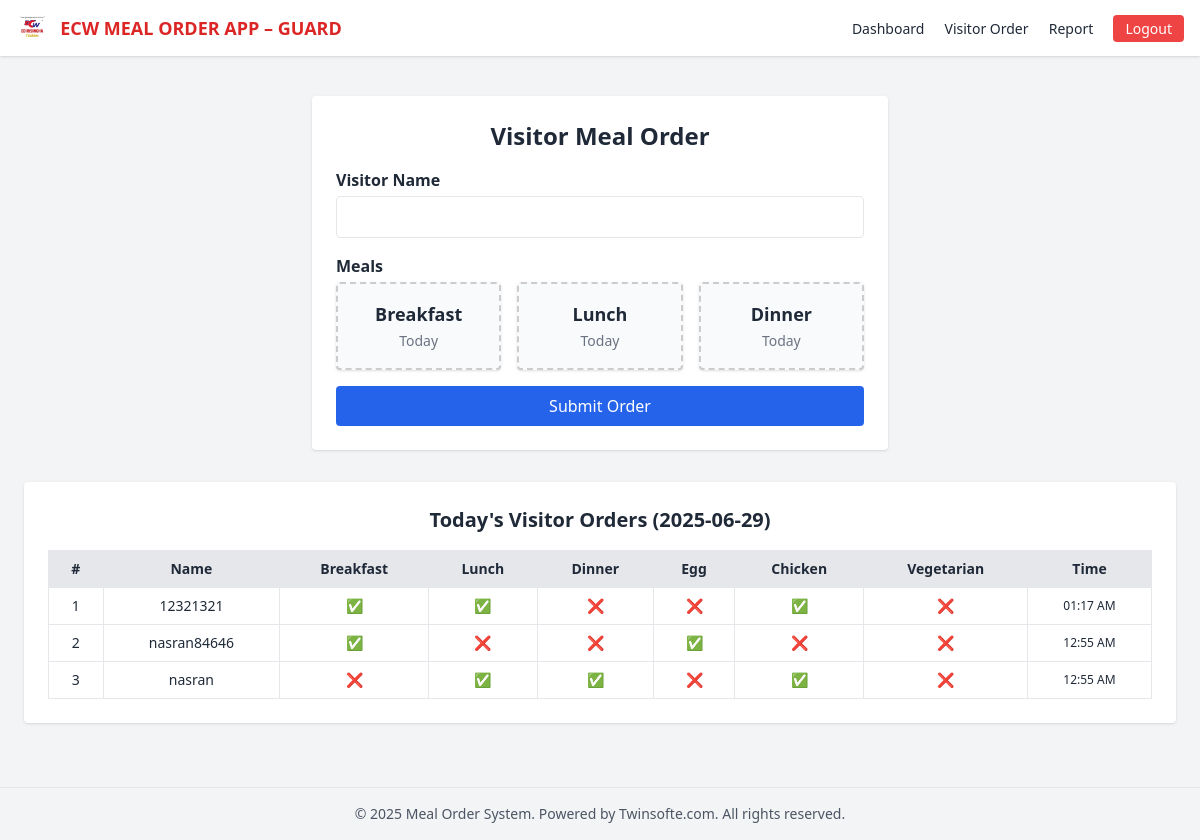
The app's page /guard_admin/visitor/visitor_order.php with its own data.
### tables this page shows
CREATE TABLE `visitor_orders` (
  `id` int(11) NOT NULL,
  `visitor_name` varchar(100) NOT NULL,
  `meal_date` date NOT NULL,
  `breakfast` tinyint(1) DEFAULT 0,
  `lunch` tinyint(1) DEFAULT 0,
  `dinner` tinyint(1) DEFAULT 0,
  `egg` tinyint(1) DEFAULT 0,
  `chicken` tinyint(1) DEFAULT 0,
  `vegetarian` tinyint(1) DEFAULT 0,
  `ordered_by_admin` varchar(100) DEFAULT NULL,
  `created_at` datetime DEFAULT current_timestamp(),
  `breakfast_received` tinyint(1) DEFAULT 0,
  `lunch_received` tinyint(1) DEFAULT 0,
  `dinner_received` tinyint(1) DEFAULT 0
);

### guard_admin/visitor/visitor_order.php (the view, shortened to what this page needs)
<?php
include_once '../../admin/db.php';
$today = date('Y-m-d');
$visitors = $conn->query("SELECT * FROM visitor_orders WHERE meal_date = '$today' ORDER BY created_at DESC");
?>
<!DOCTYPE html>
<html>
<head>
    <script src="https://cdn.tailwindcss.com"></script>
</head>
<body class="bg-gray-100 text-gray-800">
    <?php include '../include/topbar.php'; ?>
    <div class="max-w-xl mx-auto mt-10 bg-white p-6 rounded shadow">
        <h2 class="text-2xl font-bold mb-4 text-center">Visitor Meal Order</h2>
        <form method="POST" class="space-y-4">
            <div>
                <label for="visitor_name" class="font-semibold block mb-1">Visitor Name</label>
                <input type="text" name="visitor_name" id="visitor_name" class="w-full px-3 py-2 border rounded"
                    required>
            </div>
            <div>
                <label class="font-semibold block mb-1">Meals</label>
                <div class="grid grid-cols-3 gap-4 text-center">
                    <div class="meal-card card-select cursor-pointer rounded p-4 shadow" data-target="breakfast">
                        <span class="block font-bold text-lg">Breakfast</span>
                        <span class="text-sm text-gray-500">Today</span>
                    </div>
                    <div class="meal-card card-select cursor-pointer rounded p-4 shadow" data-target="lunch">
                        <span class="block font-bold text-lg">Lunch</span>
                        <span class="text-sm text-gray-500">Today</span>
                    </div>
                    <div class="meal-card card-select cursor-pointer rounded p-4 shadow" data-target="dinner">
                        <span class="block font-bold text-lg">Dinner</span>
                        <span class="text-sm text-gray-500">Today</span>
                    </div>
                </div>
            </div>
            <button type="submit" class="w-full bg-blue-600 text-white py-2 rounded hover:bg-blue-700 mt-4">Submit
                Order</button>
        </form>
    </div>
    <div class="max-w-6xl mx-auto mt-8 mb-16 bg-white p-6 rounded shadow">
        <h3 class="text-xl font-semibold mb-4 text-center">Today's Visitor Orders (<?= date('Y-m-d') ?>)</h3>
        <div class="overflow-x-auto">
            <table class="min-w-full text-sm border border-gray-300 text-center">
                <thead class="bg-gray-200">
                    <tr>
                        <th class="px-3 py-2 border">#</th>
                        <th class="px-3 py-2 border">Name</th>
                        <th class="px-3 py-2 border">Breakfast</th>
                        <th class="px-3 py-2 border">Lunch</th>
                        <th class="px-3 py-2 border">Dinner</th>
                        <th class="px-3 py-2 border">Egg</th>
                        <th class="px-3 py-2 border">Chicken</th>
                        <th class="px-3 py-2 border">Vegetarian</th>
                        <th class="px-3 py-2 border">Time</th>
                    </tr>
                </thead>
                <tbody class="bg-white">
                    <?php $count = 1;
                    while ($v = $visitors->fetch_assoc()): ?>
                        <tr class="border-t hover:bg-gray-50">
                            <td class="px-3 py-2 border"><?= $count++ ?></td>
                            <td class="px-3 py-2 border"><?= htmlspecialchars($v['visitor_name']) ?></td>
                            <td class="px-3 py-2 border"><?= $v['breakfast'] ? '✅' : '❌' ?></td>
                            <td class="px-3 py-2 border"><?= $v['lunch'] ? '✅' : '❌' ?></td>
                            <td class="px-3 py-2 border"><?= $v['dinner'] ? '✅' : '❌' ?></td>
                            <td class="px-3 py-2 border"><?= $v['egg'] ? '✅' : '❌' ?></td>
                            <td class="px-3 py-2 border"><?= $v['chicken'] ? '✅' : '❌' ?></td>
                            <td class="px-3 py-2 border"><?= $v['vegetarian'] ? '✅' : '❌' ?></td>
                            <td class="px-3 py-2 border text-xs"><?= date('h:i A', strtotime($v['created_at'])) ?></td>
                        </tr>
                    <?php endwhile; ?>
                </tbody>
            </table>
        </div>
    </div>
    <?php include_once '../include/footer.php'; ?>
</body>
</html>

### guard_admin/visitor/visitor_order.php (style rules this page uses)
.card-select { border: 2px dashed #ccc; background-color: #f8fafc; transition: 0.2s ease; }

### records on screen
visitor_orders: visitor_name "12321321", created_at "01:17 AM"
visitor_orders: visitor_name "nasran84646", created_at "12:55 AM"
visitor_orders: visitor_name "nasran", created_at "12:55 AM"
